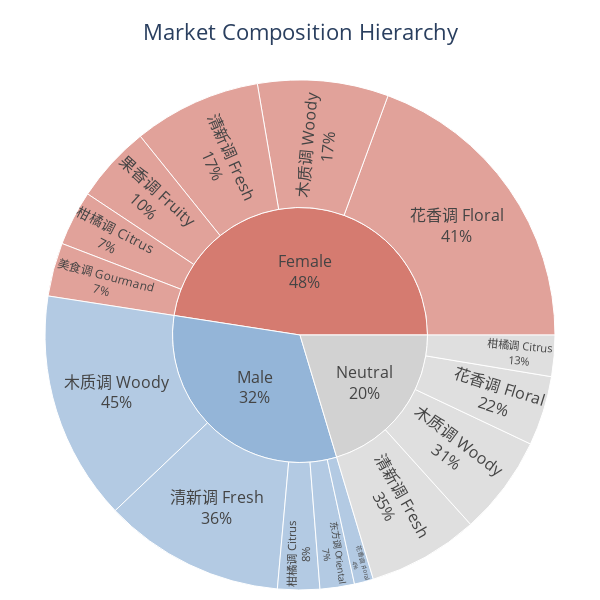

The cell this chart's notebook holds for it:
### Code cell
# 7. Market Composition Sunburst - Hierarchical View

df_sunburst = df_1976[df_1976['gender'].isin(['male', 'female', 'neutral'])].copy()

simple_trans_map = {k: v.split('\n')[0] + ' ' + v.split('\n')[1] for k, v in class_trans.items() if '\n' in v}
simple_trans_map.update({'male': 'Male', 'female': 'Female', 'neutral': 'Neutral'})

df_sunburst['gender_en'] = df_sunburst['gender'].map(simple_trans_map).fillna(df_sunburst['gender'])
df_sunburst['fragrance_en'] = df_sunburst['fragrance'].map(simple_trans_map).fillna(df_sunburst['fragrance'])

df_sb_count = df_sunburst.groupby(['gender_en', 'fragrance_en']).size().reset_index(name='count')
df_sb_count = df_sb_count[df_sb_count['count'] > 20]

fig = px.sunburst(
    df_sb_count, 
    path=['gender_en', 'fragrance_en'], 
    values='count',
    color='gender_en',
    color_discrete_map={
        'Female': '#D57B70',
        'Neutral': '#D2D2D2',
        'Male': '#94B5D8',
        '(?)': '#D2D2D2'
    },
    title='Market Composition Hierarchy'
)

fig.update_layout(
    width=600,
    height=600,
    margin=dict(t=80, l=10, r=10, b=10),
    font_size=16,
    template='plotly_white',
    title={'text': 'Market Composition Hierarchy', 'x': 0.5, 'xanchor': 'center'}
)
fig.update_traces(textinfo="label+percent parent")

fig.write_image("img/Market_Composition_Sunburst.png", scale=3)
fig.show()

### Figure 1 — Plotly figure (JSON) as saved in the notebook; plotly's stock layout.template omitted (floating-point values rounded to 4 significant figures)
{"data": [{"branchvalues": "total", "customdata": [["Female"], ["Female"], ["Female"], ["Female"], ["Female"], ["Female"], ["Female"], ["Male"], ["Male"], ["Male"], ["Male"], ["Male"], ["Male"], ["Neutral"], ["Neutral"], ["Neutral"], ["Neutral"], ["Neutral"]], "domain": {"x": [0, 1], "y": [0, 1]}, "hovertemplate": "labels=%{label}<br>count=%{value}<br>parent=%{parent}<br>id=%{id}<br>gender_en=%{customdata[0]}<extra></extra>", "ids": ["Female/木质调 Woody", "Female/果香调 Fruity", "Female/柑橘调 Citrus", "Female/清新调 Fresh", "Female/美食调 Gourmand", "Female/花香调 Floral", "Female", "Male/花香调 Floral", "Male/清新调 Fresh", "Male/柑橘调 Citrus", "Male/木质调 Woody", "Male/东方调 Oriental", "Male", "Neutral/木质调 Woody", "Neutral/柑橘调 Citrus", "Neutral/清新调 Fresh", "Neutral/花香调 Floral", "Neutral"], "labels": ["木质调 Woody", "果香调 Fruity", "柑橘调 Citrus", "清新调 Fresh", "美食调 Gourmand", "花香调 Floral", "Female", "花香调 Floral", "清新调 Fresh", "柑橘调 Citrus", "木质调 Woody", "东方调 Oriental", "Male", "木质调 Woody", "柑橘调 Citrus", "清新调 Fresh", "花香调 Floral", "Neutral"], "marker": {"colors": ["#D57B70", "#D57B70", "#D57B70", "#D57B70", "#D57B70", "#D57B70", "#D57B70", "#94B5D8", "#94B5D8", "#94B5D8", "#94B5D8", "#94B5D8", "#94B5D8", "#D2D2D2", "#D2D2D2", "#D2D2D2", "#D2D2D2", "#D2D2D2"]}, "name": "", "parents": ["Female", "Female", "Female", "Female", "Female", "Female", "", "Male", "Male", "Male", "Male", "Male", "", "Neutral", "Neutral", "Neutral", "Neutral", ""], "textinfo": "label+percent parent", "type": "sunburst", "values": [171.0, 101.0, 72.0, 167.0, 70.0, 400.0, 981.0, 25.0, 237.0, 55.0, 300.0, 45.0, 662.0, 130.0, 54.0, 145.0, 91.0, 420.0]}], "layout": {"font": {"size": 16}, "height": 600, "legend": {"tracegroupgap": 0}, "margin": {"b": 10, "l": 10, "r": 10, "t": 80}, "title": {"text": "Market Composition Hierarchy", "x": 0.5, "xanchor": "center"}, "width": 600}}
